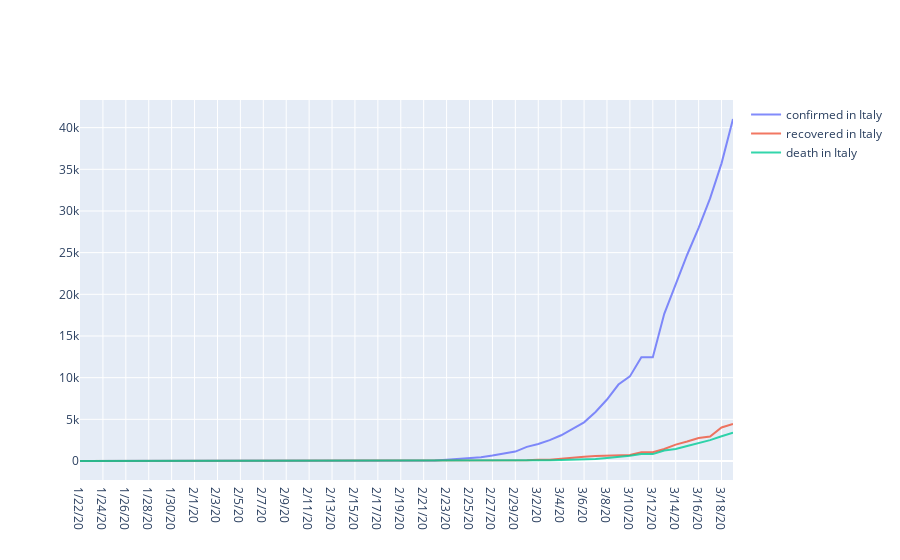

Source (notebook cell):
### Code cell
fig = go.Figure()

countries = ['Italy']

for country in countries:
    conf_country = transformed_covid_conf[transformed_covid_conf['Country/Region'] == country].sort_index()
    recov_country = transformed_covid_recov[transformed_covid_recov['Country/Region'] == country].sort_index()
    death_country = transformed_covid_death[transformed_covid_death['Country/Region'] == country].sort_index()
    
    confirmed = 'confirmed in '+ country
    recovered = 'recovered in '+ country
    death = 'death in '+ country
    
    fig.add_trace(go.Scatter(
        x=conf_country.Date,
        y=conf_country.Value,
        name=confirmed,
        opacity=0.8))
    
    fig.add_trace(go.Scatter(
        x=recov_country.Date,
        y=recov_country.Value,
        name=recovered,
        opacity=0.8,))

    fig.add_trace(go.Scatter(
        x=death_country.Date,
        y=death_country.Value,
        name=death,
        opacity=0.8,))

# Layout update 
#fig.update_layout(title_text="Top 10 countries with confirmed cases")

# Reversed xaxis
#fig['layout']['xaxis']['autorange'] = "reversed"

fig.show()

### Figure 1 — Plotly figure (JSON) as saved in the notebook; plotly's stock layout.template omitted (floating-point values rounded to 4 significant figures)
{"data": [{"name": "confirmed in Italy", "opacity": 0.8, "type": "scatter", "x": ["1/22/20", "1/23/20", "1/24/20", "1/25/20", "1/26/20", "1/27/20", "1/28/20", "1/29/20", "1/30/20", "1/31/20", "2/1/20", "2/2/20", "2/3/20", "2/4/20", "2/5/20", "2/6/20", "2/7/20", "2/8/20", "2/9/20", "2/10/20", "2/11/20", "2/12/20", "2/13/20", "2/14/20", "2/15/20", "2/16/20", "2/17/20", "2/18/20", "2/19/20", "2/20/20", "2/21/20", "2/22/20", "2/23/20", "2/24/20", "2/25/20", "2/26/20", "2/27/20", "2/28/20", "2/29/20", "3/1/20", "3/2/20", "3/3/20", "3/4/20", "3/5/20", "3/6/20", "3/7/20", "3/8/20", "3/9/20", "3/10/20", "3/11/20", "3/12/20", "3/13/20", "3/14/20", "3/15/20", "3/16/20", "3/17/20", "3/18/20", "3/19/20"], "y": [0, 0, 0, 0, 0, 0, 0, 0, 0, 2, 2, 2, 2, 2, 2, 2, 3, 3, 3, 3, 3, 3, 3, 3, 3, 3, 3, 3, 3, 3, 20, 62, 155, 229, 322, 453, 655, 888, 1128, 1694, 2036, 2502, 3089, 3858, 4636, 5883, 7375, 9172, 10149, 12462, 12462, 17660, 21157, 24747, 27980, 31506, 35713, 41035]}, {"name": "recovered in Italy", "opacity": 0.8, "type": "scatter", "x": ["1/22/20", "1/23/20", "1/24/20", "1/25/20", "1/26/20", "1/27/20", "1/28/20", "1/29/20", "1/30/20", "1/31/20", "2/1/20", "2/2/20", "2/3/20", "2/4/20", "2/5/20", "2/6/20", "2/7/20", "2/8/20", "2/9/20", "2/10/20", "2/11/20", "2/12/20", "2/13/20", "2/14/20", "2/15/20", "2/16/20", "2/17/20", "2/18/20", "2/19/20", "2/20/20", "2/21/20", "2/22/20", "2/23/20", "2/24/20", "2/25/20", "2/26/20", "2/27/20", "2/28/20", "2/29/20", "3/1/20", "3/2/20", "3/3/20", "3/4/20", "3/5/20", "3/6/20", "3/7/20", "3/8/20", "3/9/20", "3/10/20", "3/11/20", "3/12/20", "3/13/20", "3/14/20", "3/15/20", "3/16/20", "3/17/20", "3/18/20", "3/19/20"], "y": [0, 0, 0, 0, 0, 0, 0, 0, 0, 0, 0, 0, 0, 0, 0, 0, 0, 0, 0, 0, 0, 0, 0, 0, 0, 0, 0, 0, 0, 0, 0, 1, 2, 1, 1, 3, 45, 46, 46, 83, 149, 160, 276, 414, 523, 589, 622, 724, 724, 1045, 1045, 1439, 1966, 2335, 2749, 2941, 4025, 4440]}, {"name": "death in Italy", "opacity": 0.8, "type": "scatter", "x": ["1/22/20", "1/23/20", "1/24/20", "1/25/20", "1/26/20", "1/27/20", "1/28/20", "1/29/20", "1/30/20", "1/31/20", "2/1/20", "2/2/20", "2/3/20", "2/4/20", "2/5/20", "2/6/20", "2/7/20", "2/8/20", "2/9/20", "2/10/20", "2/11/20", "2/12/20", "2/13/20", "2/14/20", "2/15/20", "2/16/20", "2/17/20", "2/18/20", "2/19/20", "2/20/20", "2/21/20", "2/22/20", "2/23/20", "2/24/20", "2/25/20", "2/26/20", "2/27/20", "2/28/20", "2/29/20", "3/1/20", "3/2/20", "3/3/20", "3/4/20", "3/5/20", "3/6/20", "3/7/20", "3/8/20", "3/9/20", "3/10/20", "3/11/20", "3/12/20", "3/13/20", "3/14/20", "3/15/20", "3/16/20", "3/17/20", "3/18/20", "3/19/20"], "y": [0, 0, 0, 0, 0, 0, 0, 0, 0, 0, 0, 0, 0, 0, 0, 0, 0, 0, 0, 0, 0, 0, 0, 0, 0, 0, 0, 0, 0, 0, 1, 2, 3, 7, 10, 12, 17, 21, 29, 34, 52, 79, 107, 148, 197, 233, 366, 463, 631, 827, 827, 1266, 1441, 1809, 2158, 2503, 2978, 3405]}], "layout": {}}
